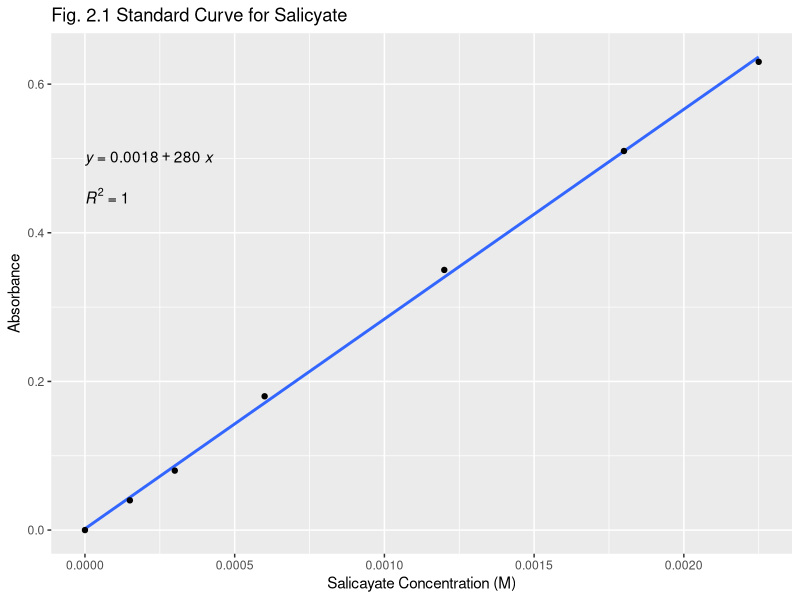
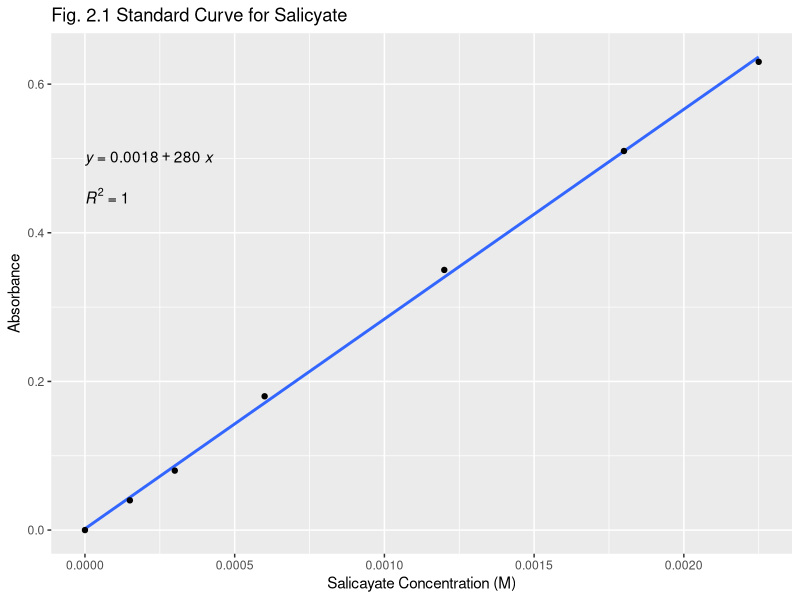

Recreate these plots in R, in order.
library(ggplot2)
library(ggpubr)

absorbance <- c(0, 0.04, 0.08, 0.18, 0.35, 0.51, 0.63)
salicyate_volume <- c(0, 0.5, 1, 2, 4, 6, 7.5)
salicyate_conc <- c()

for (value in salicyate_volume) {
  conc <- value / 1000 * 0.003 / (10 / 1000)
  salicyate_conc <- c(salicyate_conc, conc)
}

standard_curve_df <- data.frame(
  absorbance = absorbance, concentration = salicyate_conc
)

ggplot(
    data = standard_curve_df, aes(x = concentration, y = absorbance)
  ) +
  geom_smooth(method = "lm", fullrange = TRUE, se = FALSE) +
  geom_point() +
  stat_regline_equation(label.y = 0.5) +
  stat_cor(
    aes(label = after_stat(rr.label)),
    label.y = 0.45,
    label.x.npc = "left"
  ) +
  ggtitle("Fig. 2.1 Standard Curve for Salicyate") +
  xlab("Salicayate Concentration (M)") +
  ylab("Absorbance")

ggsave("fig-2.1.png")
